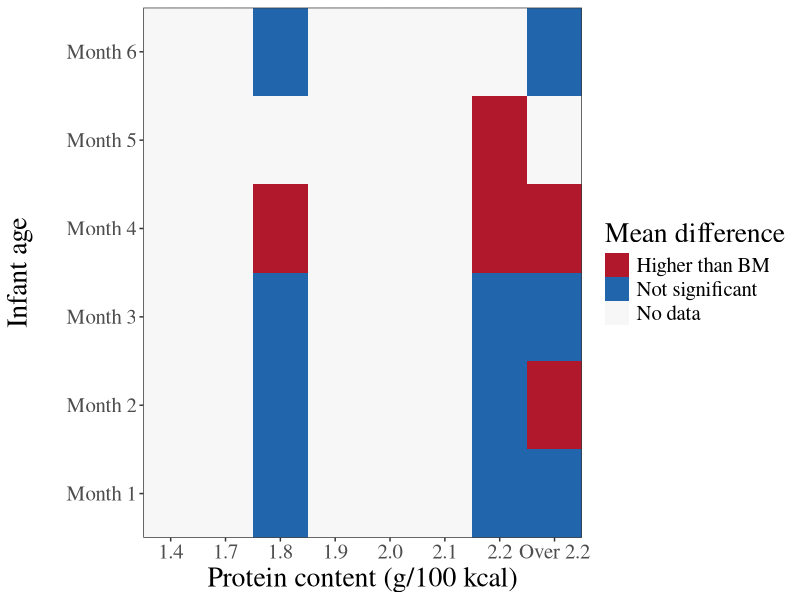
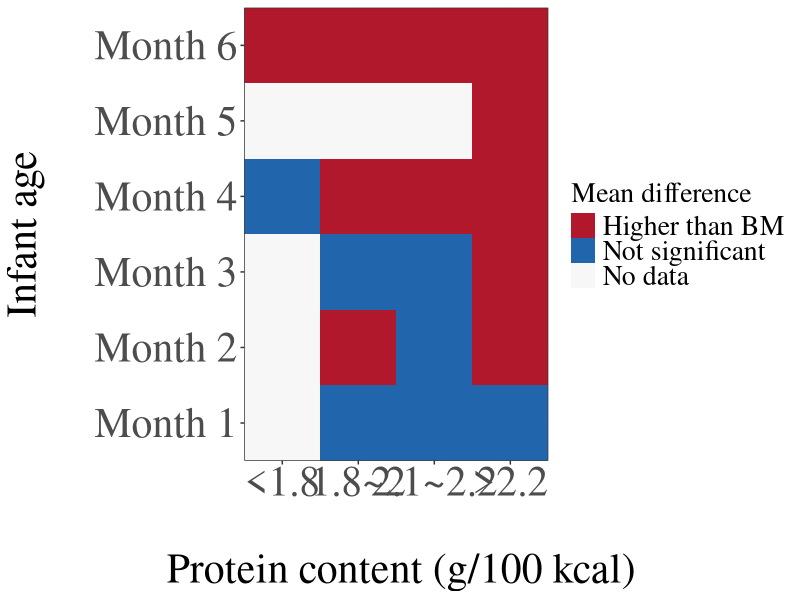
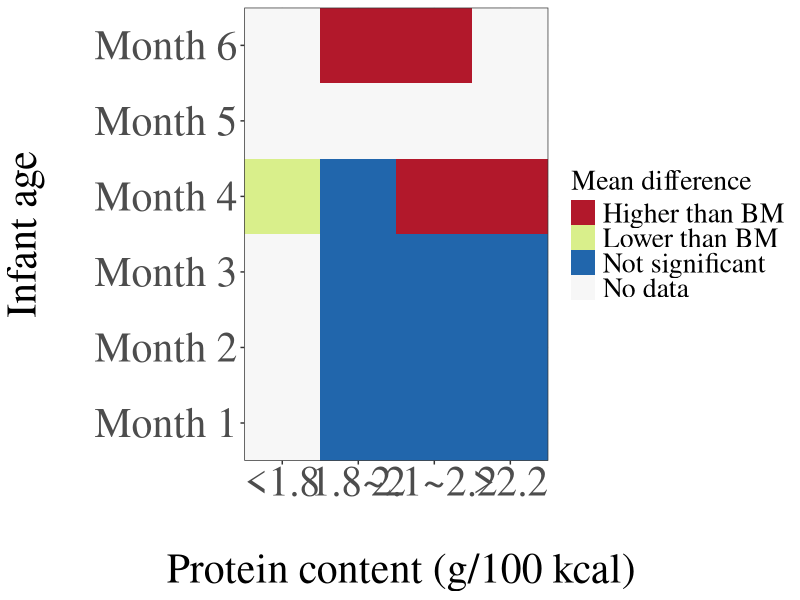
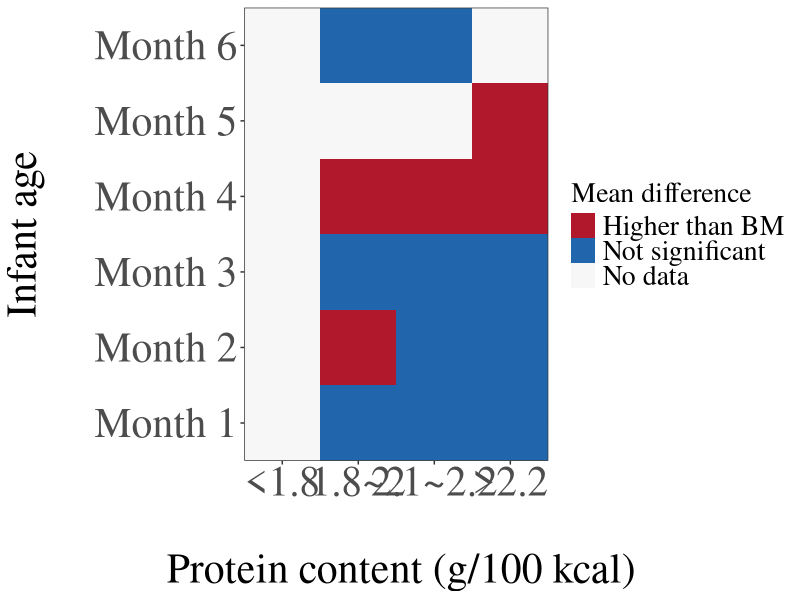

These charts were generated, in order, by the following R code:
# heat map for meta analysis
library(tidyverse)
mapData <- readxl::read_excel("data/meta heat map data 2022 03 21-rqq.xlsx")

syn_data <- expand_grid(age = c(1:6), 
                           protein = c("1.4", "1.7", "1.8", "1.9", "2", "2.1", "2.2", "over 2.2"))

# Weight gain -------------------------------------------------------------
mapData_wg <- filter(mapData, parameter == "weight gain")

syn_data_wg <- left_join(syn_data, mapData_wg, by =c("age", "protein"))

syn_data_wg <- syn_data_wg %>% mutate(
  effect = case_when(is.na(effect) ~ "miss",
                     TRUE ~ effect)
)

fillColor <- c(h = "red",
               l = "green",
               ns = "white")

wg_heat <- ggplot()+
  geom_raster(data = syn_data_wg, 
              aes(x = protein, y = as.factor(age), fill = effect)) +
  theme_bw() +
  scale_fill_manual(name = "Mean difference",
                    breaks = c("h","l","ns", "miss"),
                    labels = c("Higher than BM", "Lower than BM",
                               "Not significant", "No data"),
                    values = c(h = "#b2182b",
                               l = "#d9ef8b",
                               ns = "#2166ac",
                               miss = "#f7f7f7")) +
  scale_x_discrete(labels = c("1.4", "1.7", "1.8", "1.9", "2.0", "2.1", "2.2", "Over 2.2"),
                   expand = c(0,0)) +
  scale_y_discrete(breaks = c(1,2,3,4,5,6),
                   labels = c("Month 1", "Month 2", "Month 3",
                              "Month 4", "Month 5", "Month 6"),
                   expand = c(0,0)) +
  theme(
    axis.title = element_text(size = 20,
                              family = "serif"),
    axis.text = element_text(size = 15, 
                             family = "serif"),
    legend.title = element_text(size = 20,
                                family = "serif"),
    legend.text = element_text(size = 15, 
                               family = "serif"),
  ) +
  ylab("Infant age\n")+
  xlab("Protein content (g/100 kcal)")

# Weight gain -------------------------------------------------------------
mapData_hg <- filter(mapData, parameter == "height gain")

syn_data_hg <- left_join(syn_data, mapData_hg, by =c("age", "protein"))

syn_data_hg <- syn_data_hg %>% mutate(
  effect = case_when(is.na(effect) ~ "miss",
                     TRUE ~ effect)
)


hg_heat <- ggplot()+
  geom_raster(data = syn_data_hg, 
              aes(x = protein, y = as.factor(age), fill = effect)) +
  theme_bw() +
  scale_fill_manual(name = "Mean difference",
                    breaks = c("h","l","ns", "miss"),
                    labels = c("Higher than BM", "Lower than BM",
                               "Not significant", "No data"),
                    values = c(h = "#b2182b",
                               l = "#d9ef8b",
                               ns = "#2166ac",
                               miss = "#f7f7f7")) +
  scale_x_discrete(labels = c("1.4", "1.7", "1.8", "1.9", "2.0", "2.1", "2.2", "Over 2.2"),
                   expand = c(0,0)) +
  scale_y_discrete(breaks = c(1,2,3,4,5,6),
                   labels = c("Month 1", "Month 2", "Month 3",
                              "Month 4", "Month 5", "Month 6"),
                   expand = c(0,0)) +
  theme(
    axis.title = element_text(size = 20,
                              family = "serif"),
    axis.text = element_text(size = 15, 
                             family = "serif"),
    legend.title = element_text(size = 20,
                                family = "serif"),
    legend.text = element_text(size = 15, 
                               family = "serif"),
  ) +
  ylab("Infant age\n")+
  xlab("Protein content (g/100 kcal)")

# BMI -------------------------------------------------------------
mapData_bmi <- filter(mapData, parameter == "bmi")

syn_data_bmi <- left_join(syn_data, mapData_bmi, by =c("age", "protein"))

syn_data_bmi <- syn_data_bmi %>% mutate(
  effect = case_when(is.na(effect) ~ "miss",
                     TRUE ~ effect)
)


bmi_heat <- ggplot()+
  geom_raster(data = syn_data_bmi, 
              aes(x = protein, y = as.factor(age), fill = effect)) +
  theme_bw() +
  scale_fill_manual(name = "Mean difference",
                    breaks = c("h","l","ns", "miss"),
                    labels = c("Higher than BM", "Lower than BM",
                               "Not significant", "No data"),
                    values = c(h = "#b2182b",
                               l = "#d9ef8b",
                               ns = "#2166ac",
                               miss = "#f7f7f7")) +
  scale_x_discrete(labels = c("1.4", "1.7", "1.8", "1.9", "2.0", "2.1", "2.2", "Over 2.2"),
                   expand = c(0,0)) +
  scale_y_discrete(breaks = c(1,2,3,4,5,6),
                   labels = c("Month 1", "Month 2", "Month 3",
                              "Month 4", "Month 5", "Month 6"),
                   expand = c(0,0)) +
  theme(
    axis.title = element_text(size = 20,
                              family = "serif"),
    axis.text = element_text(size = 15, 
                             family = "serif"),
    legend.title = element_text(size = 20,
                                family = "serif"),
    legend.text = element_text(size = 15, 
                               family = "serif"),
  ) +
  ylab("Infant age\n")+
  xlab("Protein content (g/100 kcal)")
bmi_heat


# 2022 04 14 --------------------------------------------------------------

# 重新对蛋白质进行分组

mapData_2 <- readxl::read_excel("data/meta heat map data 2022 04 12-rqq.xlsx")
syn_data_2 <- expand_grid(age = c(1:6), 
                        protein = c("<1.8", "1.8~2", "2.1~2.2", ">2.2"))

# weight gain
mapData_wg2 <- filter(mapData_2, parameter == "weight gain")

syn_data_wg2 <- left_join(syn_data_2, mapData_wg2, by =c("age", "protein"))

syn_data_wg2 <- syn_data_wg2 %>% mutate(
  effect = case_when(is.na(effect) ~ "miss",
                     TRUE ~ effect)
)

wg_heat2 <- ggplot()+
  geom_raster(data = syn_data_wg2, 
              aes(x = protein, y = as.factor(age), fill = effect)) +
  theme_bw() +
  scale_fill_manual(name = "Mean difference",
                    breaks = c("h","l","ns", "miss"),
                    labels = c("Higher than BM", "Lower than BM",
                               "Not significant", "No data"),
                    values = c(h = "#b2182b",
                               l = "#d9ef8b",
                               ns = "#2166ac",
                               miss = "#f7f7f7")) +
  scale_x_discrete(labels = c("<1.8", "1.8~2", "2.1~2.2", ">2.2"),
                   expand = c(0,0)) +
  scale_y_discrete(breaks = c(1,2,3,4,5,6),
                   labels = c("Month 1", "Month 2", "Month 3",
                              "Month 4", "Month 5", "Month 6"),
                   expand = c(0,0)) +
  theme(
    
    axis.title = element_text(size = 30,
                              family = "serif"),
    axis.text = element_text(size = 30, 
                             family = "serif"),
    legend.title = element_text(size = 20,
                                family = "serif"),
    legend.text = element_text(size = 20, 
                               family = "serif"),
  ) +
  ylab("Infant age\n")+
  xlab("\n Protein content (g/100 kcal)")
wg_heat2


# height gain

mapData_hg2 <- filter(mapData_2, parameter == "height gain")

syn_data_hg2 <- left_join(syn_data_2, mapData_hg2, by =c("age", "protein"))

syn_data_hg2 <- syn_data_hg2 %>% mutate(
  effect = case_when(is.na(effect) ~ "miss",
                     TRUE ~ effect)
)

hg_heat2 <- ggplot()+
  geom_raster(data = syn_data_hg2, 
              aes(x = protein, y = as.factor(age), fill = effect)) +
  theme_bw() +
  scale_fill_manual(name = "Mean difference",
                    breaks = c("h","l","ns", "miss"),
                    labels = c("Higher than BM", "Lower than BM",
                               "Not significant", "No data"),
                    values = c(h = "#b2182b",
                               l = "#d9ef8b",
                               ns = "#2166ac",
                               miss = "#f7f7f7")) +
  scale_x_discrete(labels = c("<1.8", "1.8~2", "2.1~2.2", ">2.2"),
                   expand = c(0,0)) +
  scale_y_discrete(breaks = c(1,2,3,4,5,6),
                   labels = c("Month 1", "Month 2", "Month 3",
                              "Month 4", "Month 5", "Month 6"),
                   expand = c(0,0)) +
  theme(
    
    axis.title = element_text(size = 30,
                              family = "serif"),
    axis.text = element_text(size = 30, 
                             family = "serif"),
    legend.title = element_text(size = 20,
                                family = "serif"),
    legend.text = element_text(size = 20, 
                               family = "serif"),
  ) +
  ylab("Infant age\n")+
  xlab("\n Protein content (g/100 kcal)")
hg_heat2

# BMI

mapData_bmi2 <- filter(mapData_2, parameter == "bmi")

syn_data_bmi2 <- left_join(syn_data_2, mapData_bmi2, by =c("age", "protein"))

syn_data_bmi2 <- syn_data_bmi2 %>% mutate(
  effect = case_when(is.na(effect) ~ "miss",
                     TRUE ~ effect)
)

bmi_heat2 <- ggplot()+
  geom_raster(data = syn_data_bmi2, 
              aes(x = protein, y = as.factor(age), fill = effect)) +
  theme_bw() +
  scale_fill_manual(name = "Mean difference",
                    breaks = c("h","l","ns", "miss"),
                    labels = c("Higher than BM", "Lower than BM",
                               "Not significant", "No data"),
                    values = c(h = "#b2182b",
                               l = "#d9ef8b",
                               ns = "#2166ac",
                               miss = "#f7f7f7")) +
  scale_x_discrete(labels = c("<1.8", "1.8~2", "2.1~2.2", ">2.2"),
                   expand = c(0,0)) +
  scale_y_discrete(breaks = c(1,2,3,4,5,6),
                   labels = c("Month 1", "Month 2", "Month 3",
                              "Month 4", "Month 5", "Month 6"),
                   expand = c(0,0)) +
  theme(
    
    axis.title = element_text(size = 30,
                              family = "serif"),
    axis.text = element_text(size = 30, 
                             family = "serif"),
    legend.title = element_text(size = 20,
                                family = "serif"),
    legend.text = element_text(size = 20, 
                               family = "serif"),
  ) +
  ylab("Infant age\n")+
  xlab("\n Protein content (g/100 kcal)")
bmi_heat2
